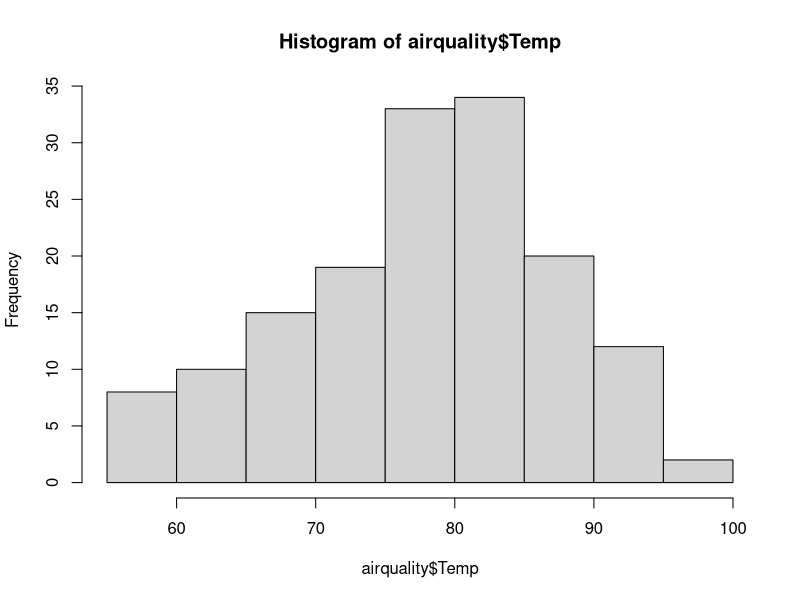
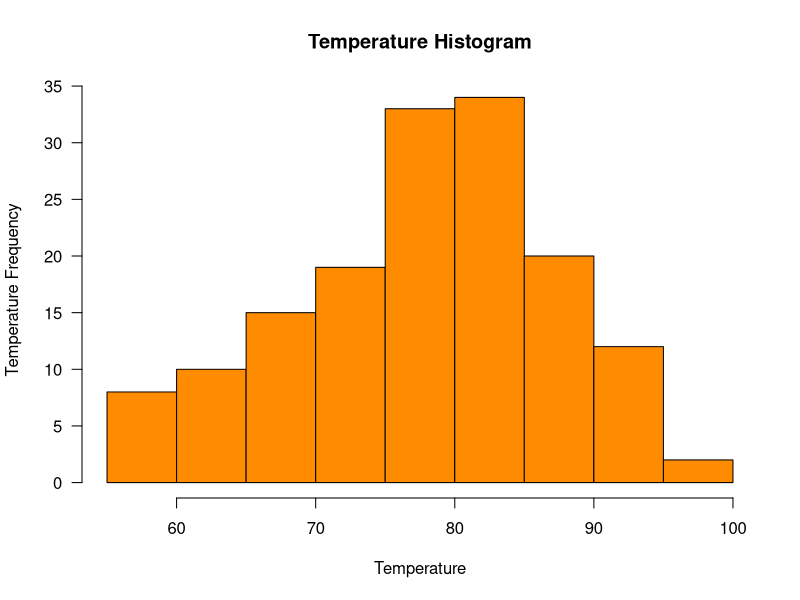

Source code (R) for these figures, in order:
# Create a R Histogram
airquality

hist(airquality$Temp)



# R Histogram Example - Changing Axis Names
airquality

hist(airquality$Temp,
     main = "Temperature Histogram",
     xlab = "Temperature",
     ylab = "Temperature Frequency",
     col  = "darkorange",
     las = 1
)
